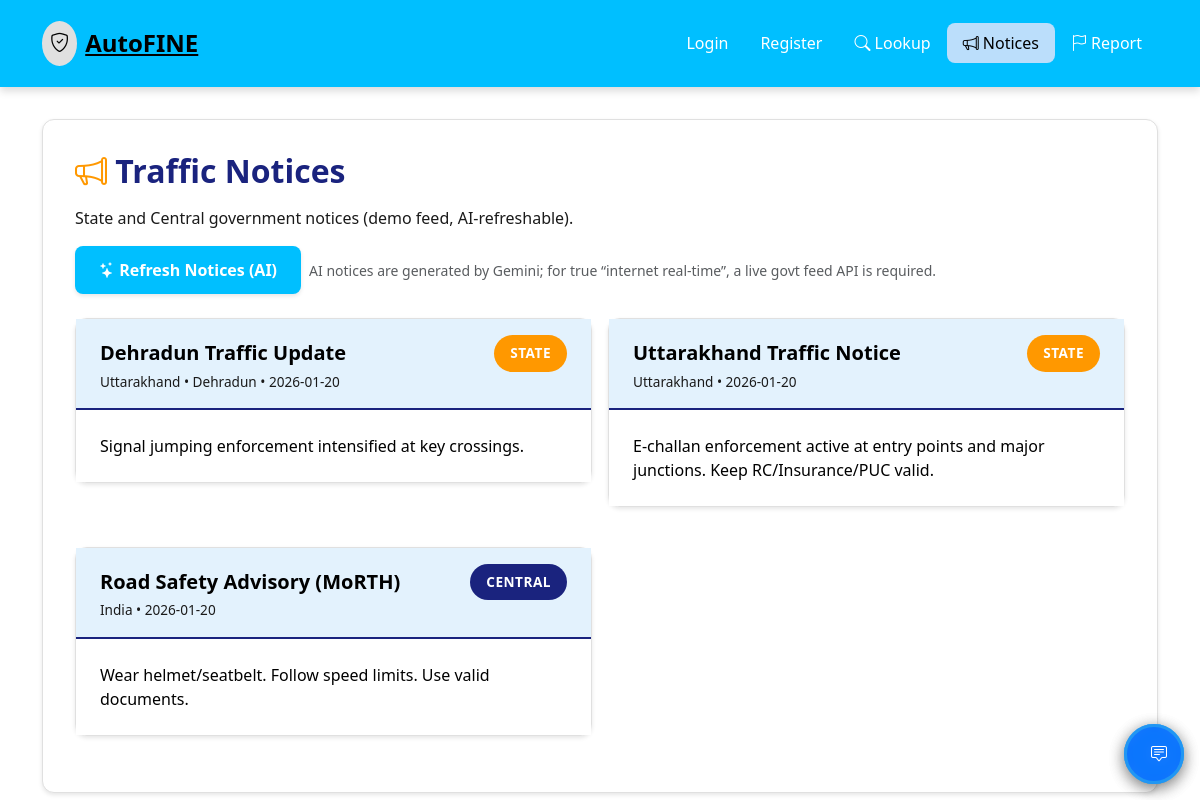
The page /public/notices on the database its author committed.
### models.py (models this page shows)
class Notice(db.Model):
    __tablename__ = 'notices'
    id = db.Column(db.Integer, primary_key=True)
    scope = db.Column(db.String(20), nullable=False, default="State")  # State/Central
    title = db.Column(db.String(200), nullable=False)
    body = db.Column(db.Text, nullable=False)
    state = db.Column(db.String(50))
    city = db.Column(db.String(80))
    published_at = db.Column(db.DateTime, default=datetime.utcnow, index=True)

### app.py (the view)
@app.route('/public/notices')
def public_notices():
    from models import Notice
    notices = Notice.query.order_by(Notice.published_at.desc()).limit(50).all()
    return render_template('public/notices.html', notices=notices)

### templates/public/notices.html (shortened to what this page needs)
{% extends "base.html" %}
{% block content %}
<div class="main-content-professional animate-fade-in-professional" style="background: #ffffff;">
  <h2 class="mb-3" style="color: var(--navy-blue); font-weight: 700;">
    <i class="bi bi-megaphone challan-icon"></i> Traffic Notices
  </h2>
  <div style="color: var(--text-medium);" class="mb-3">State and Central government notices (demo feed, AI-refreshable).</div>
  <div class="d-flex gap-2 mb-4">
    <button class="btn-professional btn-professional-primary" type="button" onclick="refreshNoticesAI()">
      <i class="bi bi-stars"></i> Refresh Notices (AI)
    </button>
    <small class="text-muted align-self-center">AI notices are generated by Gemini; for true “internet real-time”, a live govt feed API is required.</small>
  </div>
  <div class="row g-3" id="notices-container">
    {% for n in notices %}
      <div class="col-md-6">
        <div class="card-professional">
          <div class="card-header">
            <div class="d-flex justify-content-between align-items-center">
              <h5 class="card-title mb-0">{{ n.title }}</h5>
              <span class="badge-professional {% if n.scope == 'Central' %}badge-professional-primary{% else %}badge-professional-warning{% endif %}">
                {{ n.scope }}
              </span>
            </div>
            <div style="color: var(--text-medium); font-size: 0.85rem;">
              {{ (n.state or 'India') }}{% if n.city %} • {{ n.city }}{% endif %} • {{ n.published_at.strftime('%Y-%m-%d') }}
            </div>
          </div>
          <div class="card-body">
            <div style="color: var(--text-dark);">{{ n.body }}</div>
          </div>
        </div>
      </div>
    {% endfor %}
  </div>
</div>
{% endblock %}

### templates/base.html (shortened to what this page needs)
<!DOCTYPE html>
<html lang="en">
<head>
    <link href="https://cdn.jsdelivr.net/npm/bootstrap@5.3.0/dist/css/bootstrap.min.css" rel="stylesheet">
    <link rel="stylesheet" href="https://cdn.jsdelivr.net/npm/bootstrap-icons@1.11.0/font/bootstrap-icons.css">
    <link rel="stylesheet" href="{{ url_for('static', filename='css/vehicle-challan-theme.css') }}">
</head>
<body {% if request.endpoint == 'index' %}class="index-page"{% endif %}>
    <nav class="navbar navbar-expand-lg navbar-professional">
        <div class="container">
            <a class="navbar-brand" href="{{ url_for('index') }}" style="color: #000000 !important;">
                <i class="bi bi-shield-check" style="color: #000000 !important; background: #e0e0e0 !important;"></i> <strong style="color: #000000 !important;">AutoFINE</strong>
            </a>
            <div class="collapse navbar-collapse" id="navbarNav">
                <ul class="navbar-nav ms-auto">
                    {% if session.user_id %}
                        {% if session.user_type == 'admin' %}
                            <li class="nav-item">
                                <a class="nav-link {% if request.endpoint == 'admin_dashboard' %}active{% endif %}" href="{{ url_for('admin_dashboard') }}">
                                    <i class="bi bi-speedometer2"></i> Dashboard
                                </a>
                            </li>
                            <li class="nav-item">
                                <a class="nav-link {% if request.endpoint == 'admin_vehicles' %}active{% endif %}" href="{{ url_for('admin_vehicles') }}">
                                    <i class="bi bi-car-front"></i> Vehicles
                                </a>
                            </li>
                            <li class="nav-item">
                                <a class="nav-link {% if request.endpoint == 'admin_challans' %}active{% endif %}" href="{{ url_for('admin_challans') }}">
                                    <i class="bi bi-file-earmark-text"></i> Challans
                                </a>
                            </li>
                        {% else %}
                            <li class="nav-item">
                                <a class="nav-link {% if request.endpoint == 'owner_dashboard' %}active{% endif %}" href="{{ url_for('owner_dashboard') }}">
                                    <i class="bi bi-speedometer2"></i> Dashboard
                                </a>
                            </li>
                        {% endif %}
                        <li class="nav-item">
                            <a class="nav-link" href="{{ url_for('logout') }}">
                                <i class="bi bi-box-arrow-right"></i> Logout ({{ session.username }})
                            </a>
                        </li>
                    {% else %}
                        <li class="nav-item">
                            <a class="nav-link" href="{{ url_for('login') }}">Login</a>
                        </li>
                        <li class="nav-item">
                            <a class="nav-link" href="{{ url_for('register') }}">Register</a>
                        </li>
                    {% endif %}
                    <li class="nav-item">
                        <a class="nav-link {% if request.endpoint == 'public_lookup' %}active{% endif %}" href="{{ url_for('public_lookup') }}">
                            <i class="bi bi-search"></i> Lookup
                        </a>
                    </li>
                    <li class="nav-item">
                        <a class="nav-link {% if request.endpoint == 'public_notices' %}active{% endif %}" href="{{ url_for('public_notices') }}">
                            <i class="bi bi-megaphone"></i> Notices
                        </a>
                    </li>
                    <li class="nav-item">
                        <a class="nav-link {% if request.endpoint == 'public_report' %}active{% endif %}" href="{{ url_for('public_report') }}">
                            <i class="bi bi-flag"></i> Report
                        </a>
                    </li>
                </ul>
            </div>
        </div>
    </nav>
    <div class="container">
        {% block content %}{% endblock %}
    </div>
</body>
</html>

### static/css/vehicle-challan-theme.css (style rules this page uses)
:root { --light-bg: #ffffff; --light-blue: #e3f2fd; --light-yellow: #fff9c4; --light-gray: #f5f5f5; --light-blue-accent: #bbdefb; --navy-blue: #1a237e; --navy-blue-dark: #0d47a1; --red-alert: #c62828; --red-dark: #b71c1c; --vehicle-blue: #2196f3; --challan-orange: #ff9800; --success-green: #4caf50; --warning-amber: #ffc107; --text-dark: #000000; --text-medium: #1a1a1a; --text-light: #333333; --text-on-dark: #ffffff; --border-light: #e0e0e0; --shadow-sm: 0 2px 4px rgba(0,0,0,0.1); --shadow-md: 0 4px 8px rgba(0,0,0,0.15); --shadow-lg: 0 8px 16px rgba(0,0,0,0.2); --radius: 8px; --radius-lg: 12px; }
* { box-sizing: border-box; }
body { background: #ffffff; color: #000000; font-family: 'Segoe UI', Tahoma, Geneva, Verdana, sans-serif; min-height: 100vh; }
body:not(.index-page) { background: #ffffff; }
.navbar-professional { background: #00bfff !important; box-shadow: var(--shadow-md); padding: 1rem 0; }
.navbar-brand { color: #000000 !important; font-weight: 700; font-size: 1.5rem; display: flex; align-items: center; gap: 0.5rem; }
.navbar-brand i { color: #000000 !important; background: #e0e0e0; padding: 0.5rem; border-radius: 50%; font-size: 1.2rem; }
.navbar-brand strong { color: #000000 !important; }
.navbar-professional .nav-link { color: #000000 !important; font-weight: 500; transition: all 0.3s; padding: 0.5rem 1rem !important; border-radius: var(--radius); }
.navbar-professional .nav-link:hover, .navbar-professional .nav-link.active { background: var(--light-blue-accent) !important; color: #000000 !important; }
.card-professional, .card { background: #ffffff; border: 1px solid var(--border-light); border-radius: var(--radius-lg); box-shadow: var(--shadow-sm); transition: all 0.3s; margin-bottom: 1.5rem; }
.card-header { background: var(--light-blue); border-bottom: 2px solid var(--navy-blue); padding: 1rem 1.5rem; border-radius: var(--radius-lg) var(--radius-lg) 0 0; }
.card-title { color: #000000; font-weight: 700; margin: 0; display: flex; align-items: center; gap: 0.5rem; }
.card-body { padding: 1.5rem; background: #ffffff; color: #000000; }
.btn-professional, .btn { border-radius: var(--radius); font-weight: 600; padding: 0.75rem 1.5rem; transition: all 0.3s; border: none; cursor: pointer; }
.btn-professional-primary, .btn-primary { background: #00bfff; color: #ffffff !important; box-shadow: var(--shadow-sm); }
.btn-professional-primary i, .btn-primary i { color: #ffffff !important; }
.badge-professional, .badge { padding: 0.5rem 1rem; border-radius: 20px; font-weight: 600; font-size: 0.85rem; text-transform: uppercase; letter-spacing: 0.5px; }
.badge-professional-primary, .badge-primary { background: var(--navy-blue); color: var(--text-on-dark); }
.badge-professional-warning, .badge-warning { background: var(--challan-orange); color: var(--text-on-dark); }
h1, h2, h3, h4, h5, h6 { color: #000000; font-weight: 600; }
p, span, div, label, td, th { color: #000000; }
.main-content-professional { background: #ffffff; padding: 2rem; border-radius: var(--radius-lg); margin: 2rem 0; box-shadow: var(--shadow-sm); border: 1px solid var(--border-light); }
.challan-icon { color: var(--challan-orange); font-size: 2rem; }
.animate-fade-in-professional { animation: fadeIn 0.5s ease-in; }

### templates/base.html (style rules this page uses)
.navbar-brand i { background: linear-gradient(135deg, #ffffff 0%, #e0e0e0 100%); color: #000000 !important; }
.bi-car-front, .bi-speedometer2, .bi-shield-check { color: #333333; }
.navbar-brand strong { color: #000000 !important; }
body { color: #000000; }
.navbar-professional .navbar-brand, .navbar-professional .nav-link, .navbar-professional .realtime-indicator-professional, .table-professional thead, .table-professional thead *, .btn-professional-primary, .btn-professional-success, .btn-professional-danger, .btn-professional-warning, .btn-professional-info, .badge-professional-primary, .badge-professional-success, .badge-professional-danger, .badge-professional-warning, .badge-professional-info, .text-on-dark { color: #ffffff !important; }
.navbar-professional .navbar-brand i { color: #000000 !important; background: #e0e0e0 !important; }
.navbar-professional .navbar-brand strong { color: #000000 !important; }
a:not(.nav-link):not(.btn):not(.badge) { color: #000080 !important; text-decoration: underline; }

### rows shown on the page
Notice: title "Dehradun Traffic Update", scope "STATE", state "Uttarakhand", city "Dehradun", published_at "2026-01-20", body "Signal jumping enforcement intensified at key crossings."
Notice: title "Uttarakhand Traffic Notice", scope "STATE", state "Uttarakhand", published_at "2026-01-20", body "E-challan enforcement active at entry points and major junctions. Keep RC/Insurance/PUC valid."
Notice: title "Road Safety Advisory (MoRTH)", scope "CENTRAL", state "India", published_at "2026-01-20", body "Wear helmet/seatbelt. Follow speed limits. Use valid documents."
